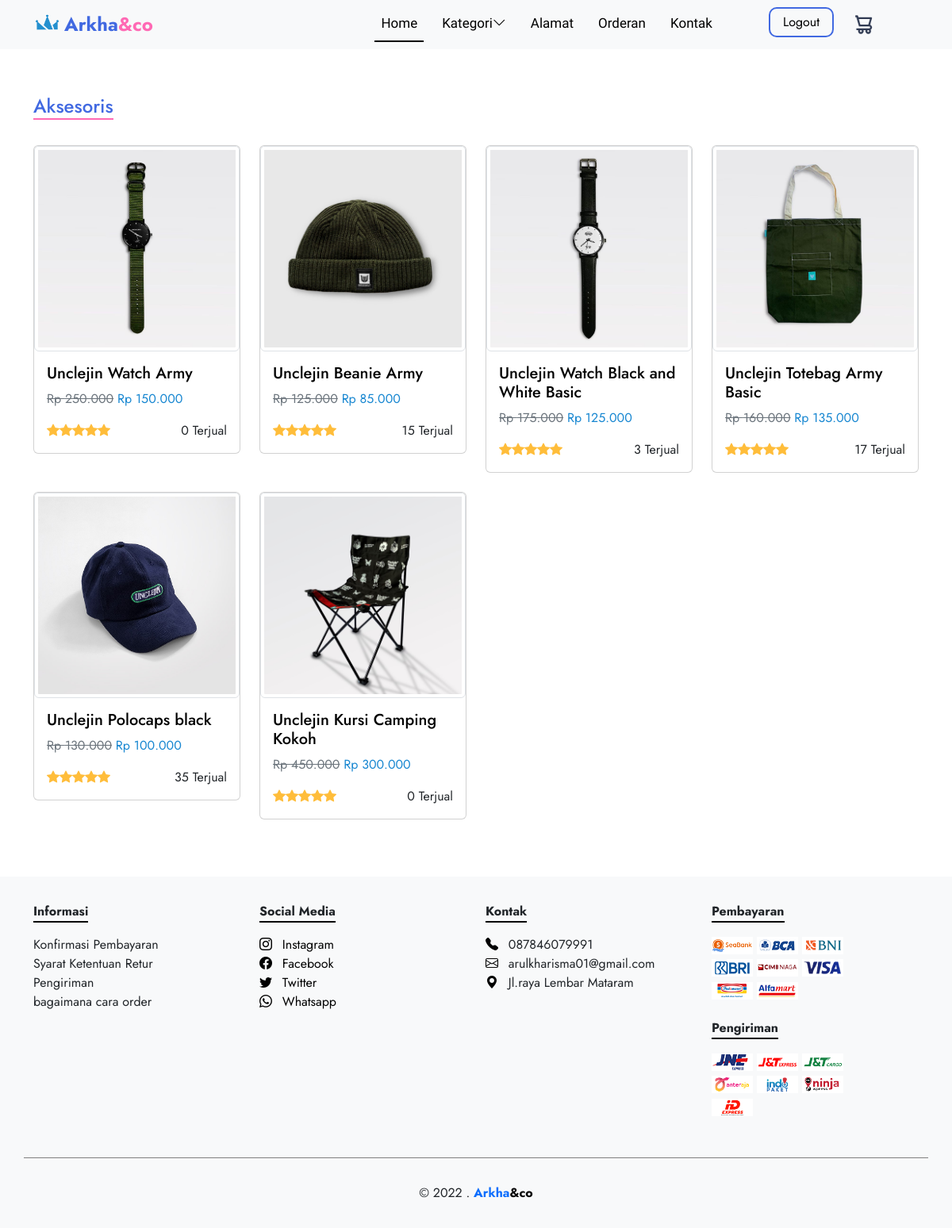
Page /aksesoris.php (signed in) on the committed database.
### tables this page shows
CREATE TABLE `data_produk` (
  `id_produk` int(50) NOT NULL,
  `id_kategori` int(20) NOT NULL,
  `nama_produk` varchar(100) NOT NULL,
  `harga_produk` int(50) NOT NULL,
  `harga_normal` int(50) NOT NULL,
  `stok_produk` int(10) NOT NULL,
  `produk_terjual` int(50) NOT NULL,
  `gambar_produk` blob NOT NULL,
  `deskripsi_produk` text NOT NULL
);

### aksesoris.php (the view, shortened to what this page needs)
<?php
include 'koneksi.php';
?>
<!doctype html>
<html lang="en">
<head>
    <link href="https://cdn.jsdelivr.net/npm/bootstrap@5.2.3/dist/css/bootstrap.min.css" rel="stylesheet">
    <link rel="stylesheet" href="https://cdn.jsdelivr.net/npm/bootstrap-icons@1.3.0/font/bootstrap-icons.css">
    <link rel="stylesheet" href="https://unpkg.com/aos@next/dist/aos.css" />
</head>
<body>
    <?php require 'navbar.php'; ?>
    <section id="Aksesoris" class="pt-lg-5 mb-5 mt-3">
        <div class="container">
            <div class="row mt-lg-5">
                <div class="col">
                    <h4 class="mt-2" style="border-bottom: 2px solid hotpink; width: max-content; color: royalblue;">Aksesoris</h4>
                </div>
            </div>
            <div class="row mt-4 ">
                <?php
                $query = "SELECT * FROM data_produk WHERE id_kategori = 4";
                $hasil = mysqli_query($koneksi, $query);
                while ($produk = mysqli_fetch_assoc($hasil)) :
                ?>
                    <div class="col-md-3 mb-4">
                        <div class="card " data-aos="flip-left" data-aos-duration="500">
                            <a href="detail.php?id_produk=<?= $produk["id_produk"]; ?>"><img src="./admin/img/fotoProduk/<?= $produk["gambar_produk"]; ?>" class="card-img-top img-thumbnail" alt="produk7"></a>
                            <div class="card-body">
                                <a href="detail.php?id_produk=<?= $produk["id_produk"]; ?>">
                                    <h5 class="card-title"><?= $produk["nama_produk"] ?></h5>
                                </a>
                                <p class="card-text"><span class="text-decoration-line-through text-secondary"><?= "Rp " . number_format($produk["harga_normal"], 0, '', '.') ?></span><span style="color: #1887d1;"> <?= "Rp " . number_format($produk["harga_produk"], 0, '', '.') ?> </span></p>
                                <div style="display: flex; justify-content: space-between;">
                                    <div><i class="bi bi-star-fill"></i><i class="bi bi-star-fill"></i><i class="bi bi-star-fill"></i><i class="bi bi-star-fill"></i><i class="bi bi-star-fill"></i></div>
                                    <span class="fs-6"><?= $produk["produk_terjual"] ?> Terjual</span>
                                </div>
                            </div>
                        </div>
                    </div>
                <?php endwhile ?>
            </div>
        </div>
    </section>
    <?php
    require 'footer.php';
    ?>
</body>
</html>

### navbar.php (shortened to what this page needs)
<nav class="navbar navbar-expand-lg bg-light fixed-top">
    <div class="container">
        <a class="navbar-brand fw-bold fs-4 text-poppins" href="index.php"><img src="img/logo.png" alt="Logo" width="35px" height="30px" class="d-inline-block align-text-top me-1"><span style="color:royalblue">Arkha</span><span style="color: hotpink;">&co</span></a>
        <div class="collapse navbar-collapse me-5" id="navbarNavDropdown">
            <ul class="navbar-nav ms-auto ">
                <li class="nav-item">
                    <a class="nav-link list-nav list-nav-active" aria-current="page" href="index.php">Home</a>
                </li>
                <li class="nav-item dropdown">
                    <a class="nav-link list-nav" href="#" role="button" data-bs-toggle="dropdown" aria-expanded="false">Kategori<i class="bi bi-chevron-down text-black rotate"></i></a>
                </li>
                <li class="nav-item">
                    <a class="nav-link list-nav" href="alamat.php">Alamat</a>
                </li>
                <?php if (isset($_SESSION["login"])) : ?>
                    <li class="nav-item">
                        <a class="nav-link list-nav" href="status-orderan.php">Orderan</a>
                    </li>
                <?php endif; ?>
                <li class="nav-item me-5">
                    <a class="nav-link list-nav" href="#kontak">Kontak</a>
                </li>
                <li class="nav-item">
                    <?php if (isset($_SESSION["login"])) : ?>
                        <a href="logout.php" class="nav-link ps-3 pe-3 navbtn" style="border: 2px solid royalblue; border-radius: 10px; color: #000000; padding-top: 5px; padding-bottom: 5px;">Logout</a>
                    <?php else : ?>
                        <a href="login.php" class="nav-link ps-3 pe-3 navbtn" style="border: 2px solid royalblue; border-radius: 10px; color: #000000; padding-top: 5px; padding-bottom: 5px;">Login</a>
                    <?php endif ?>
                </li>
                <li class="nav-item">
                    <form action="" method="post">
                        <button type="submit" class="nav-link" name="validasi_keranjang" style="border: none; background: none;"><img src="img/basket.png" alt="Keranjang" width="28px" height="28px"></button>
                    </form>
                </li>
            </ul>
        </div>
    </div>
</nav>

### footer.php (shortened to what this page needs)
<footer id="kontak" class="pb-3 bg-light">
    <div class="container pt-3" style="border-bottom: 1px solid grey;">
        <div class="row">
            <div class="col-xl-3 col-lg-3 col-md-6 col-sm-6 col-12 mb-3 mb-5 mt-3">
                <p class="fw-bold garisbawah">Informasi</p>
                <li class="list-group-item">Konfirmasi Pembayaran
                </li>
                <li class="list-group-item ">Syarat Ketentuan Retur</li>
                <li class="list-group-item ">Pengiriman</li>
                <li class="list-group-item">bagaimana cara order</li>
            </div>
            <div class="col-xl-3 col-lg-3 col-md-6 col-sm-6 col-12 mb-3 mb-5 mt-3">
                <p class="fw-bold garisbawah">Social Media</p>
                <li class="list-group-item"><a href="https://www.instagram.com/arulkharisma/"><i class="bi bi-instagram me-2 icon"></i> Instagram</a></li>
                <li class="list-group-item"><a href="https://www.facebook.com/Arul/"><i class="bi bi-facebook me-2 icon"></i> Facebook</a></li>
                <li class="list-group-item"><a href="https://www.twitter.com/arulkharisma/"><i class="bi bi-twitter me-2 icon"></i> Twitter</a></li>
                <li class="list-group-item"><a href="https://wa.me/087846079991"><i class="bi bi-whatsapp me-2 icon"></i> Whatsapp</a></li>
            </div>
            <div class="col-xl-3 col-lg-3 col-md-6 col-sm-6 col-12 mb-3 mb-5 mt-3">
                <p class="fw-bold garisbawah">Kontak</p>
                <li class="list-group-item"><i class="bi bi-telephone-fill me-2 icon"></i> 087846079991</a></li>
                <li class="list-group-item"><i class="bi bi-envelope me-2 icon"></i> arulkharisma01@gmail.com</a></li>
                <li class="list-group-item"><i class="bi bi-geo-alt-fill me-2 icon"></i> Jl.raya Lembar Mataram</li>
            </div>
            <div class="col-xl-3 col-lg-3 col-md-6 col-sm-6 col-12 mb-3 mb-5 mt-3">
                <p class="fw-bold garisbawah">Pembayaran</p>
                <li class="list-group-item mb-1"><img src="img/seabank.png" alt="seabank"> <img src="img/bca.png" alt="bca"> <img src="img/bni.png" alt="bni"></li>
                <li class="list-group-item mb-1"><img src="img/bri.png" alt="bri"> <img src="img/cimniaga.png" alt="cimbniaga"> <img src="img/visa.png" alt="visa"></li>
                <li class="list-group-item mb-4 mb-1"><img src="img/indomaret.png" alt="indomaret"> <img src="img/alfamart.png" alt="alfamart"></li>
                <p class="fw-bold garisbawah">Pengiriman</p>
                <li class="list-group-item mb-1"><img src="img/jne.png" alt="jne"> <img src="img/jnt.png" alt=" jnt">
                    <img src="img/jntcargo.png" alt="">
                </li>
                <li class="list-group-item mb-1"><img src="img/anteraja.png" alt="anteraja"> <img src="img/indopaket.png" alt="indopaker"> <img src="img/ninjaexpres.png" alt="ninjaexpres"></li>
                <li class="list-group-item mb-1"><img src="img/idexpres.png" alt="idexpres"></li>
            </div>
        </div>
    </div>
    <p class="text-center pt-3 mt-3">&copy; 2022 . <span class="text-primary fw-bold">Arkha</span><span class="fw-bold" style="color: black;">&co</span></p>
</footer>

### aksesoris.php (style rules this page uses)
body { font-family: 'Jost', sans-serif; }
.garisbawah { border-bottom: 2px solid black; max-width: max-content; }
a { text-decoration: none; color: black; margin-bottom: 0; padding-bottom: 0; }
img { -webkit-transition: 0.6s ease; transition: 0.6s ease; }
i { color: rgb(255, 189, 58); }
.navbar-expand-lg .navbar-nav { gap: 15px; }
a.nav-link.list-nav { color: black; font-family: 'Mulish', sans-serif; font-weight: 400; font-size: 17px; color: #000000; gap: 20px; width: max-content; }
.icon { color: black; }
.list-nav-active { border-bottom: 2px solid black; width: max-content; }

### rows in the picture
data_produk: gambar_produk (picture), nama_produk "Unclejin Watch Army", harga_normal "250.000", harga_produk "150.000", produk_terjual "0"
data_produk: gambar_produk (picture), nama_produk "Unclejin Beanie Army", harga_normal "125.000", harga_produk "85.000", produk_terjual "15"
data_produk: gambar_produk (picture), nama_produk "Unclejin Watch Black and White Basic", harga_normal "175.000", harga_produk "125.000", produk_terjual "3"
data_produk: gambar_produk (picture), nama_produk "Unclejin Totebag Army Basic", harga_normal "160.000", harga_produk "135.000", produk_terjual "17"
data_produk: gambar_produk (picture), nama_produk "Unclejin Polocaps black", harga_normal "130.000", harga_produk "100.000", produk_terjual "35"
data_produk: gambar_produk (picture), nama_produk "Unclejin Kursi Camping Kokoh", harga_normal "450.000", harga_produk "300.000", produk_terjual "0"
